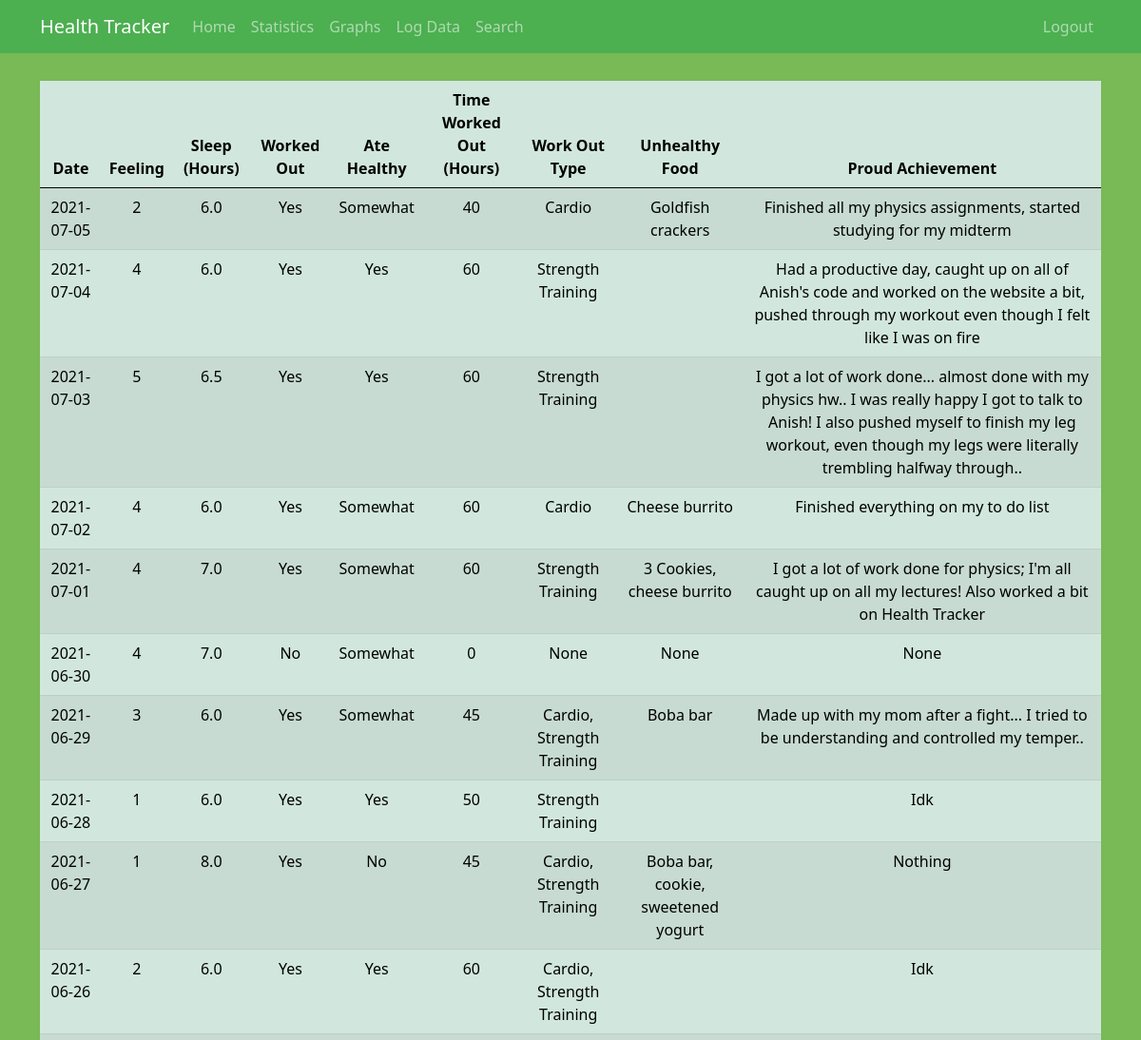
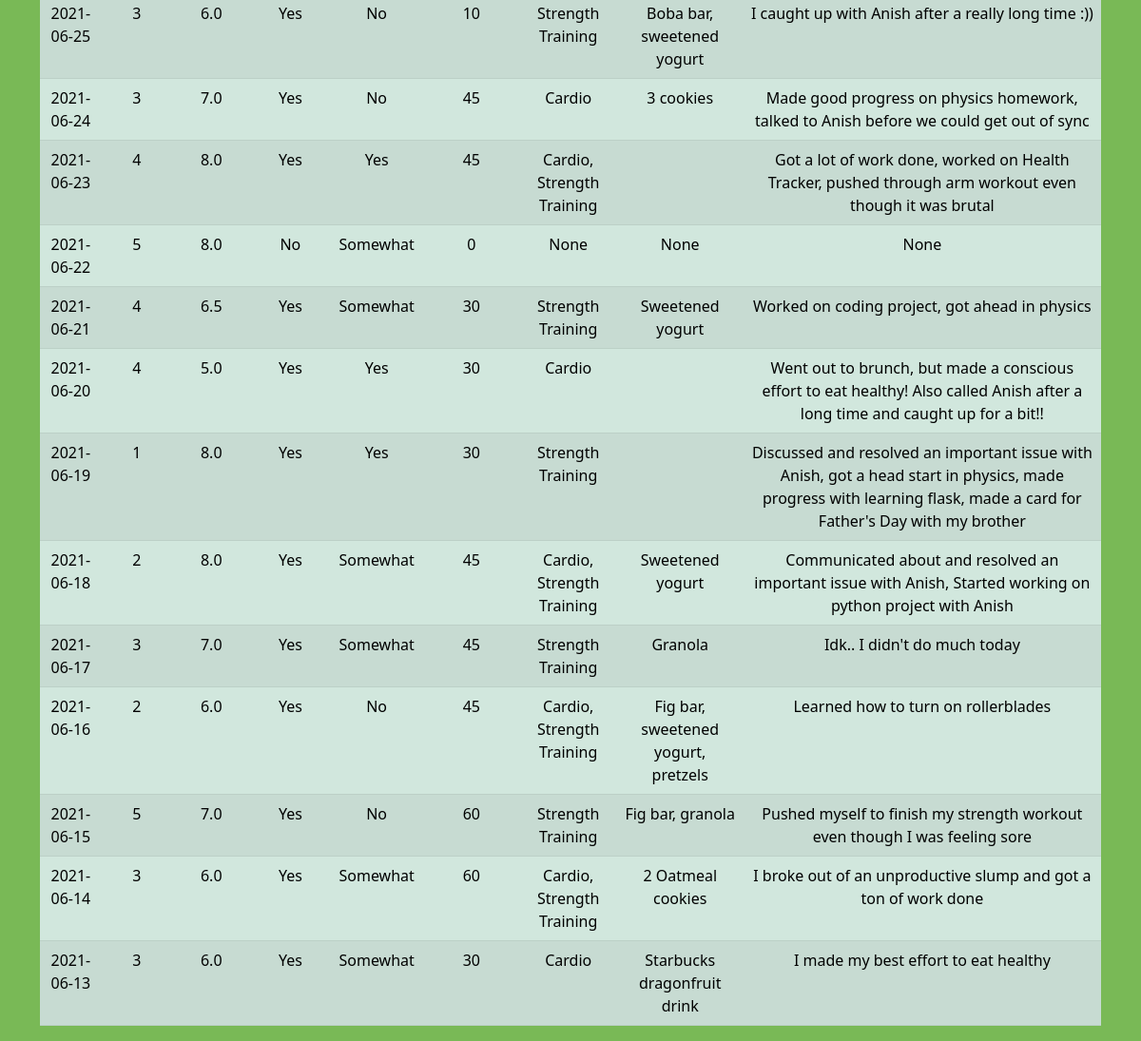
The app's page /stats (signed in) with its own data (2 pictures, top to bottom).
### main.py (models this page shows, shortened)
class Stats(db.Model):
    id = db.Column(db.Integer, primary_key=True)
    overall_feeling = db.Column(db.Integer, nullable=False)
    time_slept = db.Column(db.Float, nullable=False)
    worked_out = db.Column(db.Boolean, nullable=False)
    ate_healthy = db.Column(db.String(100), nullable=False)
    time_worked_out = db.Column(db.Integer, nullable=False)
    workout_type = db.Column(db.String(100), nullable=False)
    unhealthy_food = db.Column(db.String(500), nullable=False)
    proud_achievement = db.Column(db.String(2000), nullable=False)
    date_logged = db.Column(db.DateTime, nullable=False, default=datetime.utcnow)
    user_id = db.Column(db.Integer, db.ForeignKey('user.id'), nullable=False)

### main.py (the view)
@app.route("/stats")
def stats():
    if "username" not in session:
        flash(f'You are not logged in!', 'danger')
        return redirect(url_for('home'))
    table = list()
    user = User.query.filter_by(username=session["username"]).first()
    for entry in user.stats:
        row = list()
        row.append(str(entry.date_logged).split()[0])
        row.append(entry.overall_feeling)
        row.append(entry.time_slept)
        row.append("Yes" if entry.worked_out else "No")
        row.append(entry.ate_healthy)
        row.append(entry.time_worked_out)
        row.append(entry.workout_type)
        row.append(entry.unhealthy_food)
        row.append(entry.proud_achievement)
        table.append(row)
    return render_template("stats.html", table=table[::-1])

### templates/stats.html (shortened to what this page needs)
{% extends "base.html" %}
{% block content %}
<div class="shift">
  <table class="table table-success table-striped table-hover">
    <thead>
      <tr>
        <th scope="col">Date</th>
        <th scope="col">Feeling</th>
        <th scope="col">Sleep (Hours)</th>
        <th scope="col">Worked Out</th>
        <th scope="col">Ate Healthy</th>
        <th scope="col">Time Worked Out (Hours)</th>
        <th scope="col">Work Out Type</th>
        <th scope="col">Unhealthy Food</th>
        <th scope="col">Proud Achievement</th>
      </tr>
    </thead>
    <tbody>
      {% for row in table %}
      <tr>
        {% for cell in row %}
          <td> {{cell}} </td>
        {% endfor %}
      {% endfor %}
    </tbody>
  </table>
</div>
{% endblock %}

### templates/stats.html (style rules this page uses)
.shift { position: relative; margin-top: 85px }

### records on screen
Stats: row "2021-07-05" "2" "Yes" "40", time_slept "6.0", ate_healthy "Somewhat", workout_type "Cardio", unhealthy_food "Goldfish crackers", proud_achievement "Finished all my physics assignments, started studying for my midterm"
Stats: row "2021-07-04" "4" "Yes" "60", time_slept "6.0", ate_healthy "Yes", workout_type "Strength Training", proud_achievement "Had a productive day, caught up on all of Anish's code and worked on the website a bit, pushed through my workout even though I felt like I was on fire"
Stats: row "2021-07-03" "5" "Yes" "60", time_slept "6.5", ate_healthy "Yes", workout_type "Strength Training", proud_achievement "I got a lot of work done... almost done with my physics hw.. I was really happy I got to talk to Anish! I also pushed myself to finish my leg workout, even though my legs were literally trembling halfway through.."
Stats: row "2021-07-02" "4" "Yes" "60", time_slept "6.0", ate_healthy "Somewhat", workout_type "Cardio", unhealthy_food "Cheese burrito", proud_achievement "Finished everything on my to do list"
Stats: row "2021-07-01" "4" "Yes" "60", time_slept "7.0", ate_healthy "Somewhat", workout_type "Strength Training", unhealthy_food "3 Cookies, cheese burrito", proud_achievement "I got a lot of work done for physics; I'm all caught up on all my lectures! Also worked a bit on Health Tracker"
Stats: row "2021-06-30" "4" "No" "0", time_slept "7.0", ate_healthy "Somewhat", workout_type "None", unhealthy_food "None", proud_achievement "None"
Stats: row "2021-06-29" "3" "Yes" "45", time_slept "6.0", ate_healthy "Somewhat", workout_type "Cardio, Strength Training", unhealthy_food "Boba bar", proud_achievement "Made up with my mom after a fight... I tried to be understanding and controlled my temper.."
Stats: row "2021-06-28" "1" "Yes" "50", time_slept "6.0", ate_healthy "Yes", workout_type "Strength Training", proud_achievement "Idk"
Stats: row "2021-06-27" "1" "Yes" "45", time_slept "8.0", ate_healthy "No", workout_type "Cardio, Strength Training", unhealthy_food "Boba bar, cookie, sweetened yogurt", proud_achievement "Nothing"
Stats: row "2021-06-26" "2" "Yes" "60", time_slept "6.0", ate_healthy "Yes", workout_type "Cardio, Strength Training", proud_achievement "Idk"
Stats: row "2021-06-25" "3" "Yes" "10", time_slept "6.0", ate_healthy "No", workout_type "Strength Training", unhealthy_food "Boba bar, sweetened yogurt", proud_achievement "I caught up with Anish after a really long time :))"
Stats: row "2021-06-24" "3" "Yes" "45", time_slept "7.0", ate_healthy "No", workout_type "Cardio", unhealthy_food "3 cookies", proud_achievement "Made good progress on physics homework, talked to Anish before we could get out of sync"
Stats: row "2021-06-23" "4" "Yes" "45", time_slept "8.0", ate_healthy "Yes", workout_type "Cardio, Strength Training", proud_achievement "Got a lot of work done, worked on Health Tracker, pushed through arm workout even though it was brutal"
Stats: row "2021-06-22" "5" "No" "0", time_slept "8.0", ate_healthy "Somewhat", workout_type "None", unhealthy_food "None", proud_achievement "None"
Stats: row "2021-06-21" "4" "Yes" "30", time_slept "6.5", ate_healthy "Somewhat", workout_type "Strength Training", unhealthy_food "Sweetened yogurt", proud_achievement "Worked on coding project, got ahead in physics"
Stats: row "2021-06-20" "4" "Yes" "30", time_slept "5.0", ate_healthy "Yes", workout_type "Cardio", proud_achievement "Went out to brunch, but made a conscious effort to eat healthy! Also called Anish after a long time and caught up for a bit!!"
Stats: row "2021-06-19" "1" "Yes" "30", time_slept "8.0", ate_healthy "Yes", workout_type "Strength Training", proud_achievement "Discussed and resolved an important issue with Anish, got a head start in physics, made progress with learning flask, made a card for Father's Day with my brother"
Stats: row "2021-06-18" "2" "Yes" "45", time_slept "8.0", ate_healthy "Somewhat", workout_type "Cardio, Strength Training", unhealthy_food "Sweetened yogurt", proud_achievement "Communicated about and resolved an important issue with Anish, Started working on python project with Anish"
Stats: row "2021-06-17" "3" "Yes" "45", time_slept "7.0", ate_healthy "Somewhat", workout_type "Strength Training", unhealthy_food "Granola", proud_achievement "Idk.. I didn't do much today"
Stats: row "2021-06-16" "2" "Yes" "45", time_slept "6.0", ate_healthy "No", workout_type "Cardio, Strength Training", unhealthy_food "Fig bar, sweetened yogurt, pretzels", proud_achievement "Learned how to turn on rollerblades"
Stats: row "2021-06-15" "5" "Yes" "60", time_slept "7.0", ate_healthy "No", workout_type "Strength Training", unhealthy_food "Fig bar, granola", proud_achievement "Pushed myself to finish my strength workout even though I was feeling sore"
Stats: row "2021-06-14" "3" "Yes" "60", time_slept "6.0", ate_healthy "Somewhat", workout_type "Cardio, Strength Training", unhealthy_food "2 Oatmeal cookies", proud_achievement "I broke out of an unproductive slump and got a ton of work done"
Stats: row "2021-06-13" "3" "Yes" "30", time_slept "6.0", ate_healthy "Somewhat", workout_type "Cardio", unhealthy_food "Starbucks dragonfruit drink", proud_achievement "I made my best effort to eat healthy"
